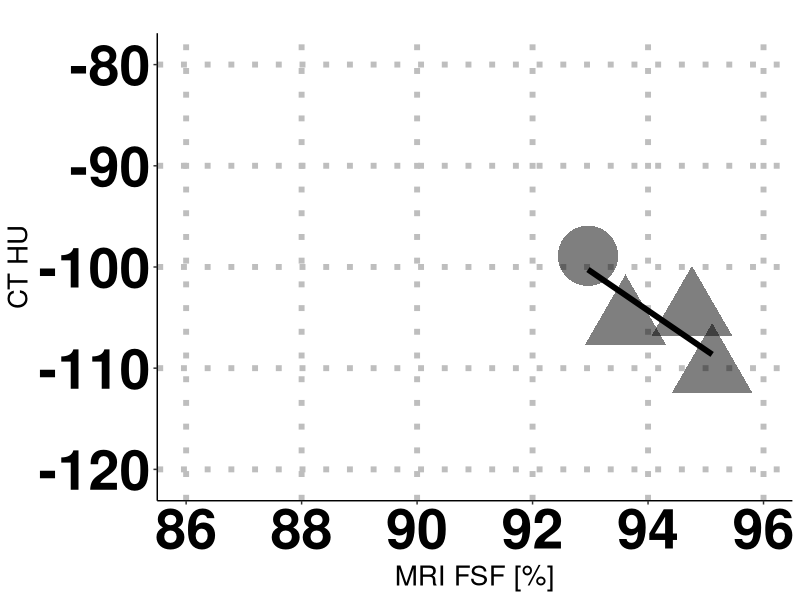
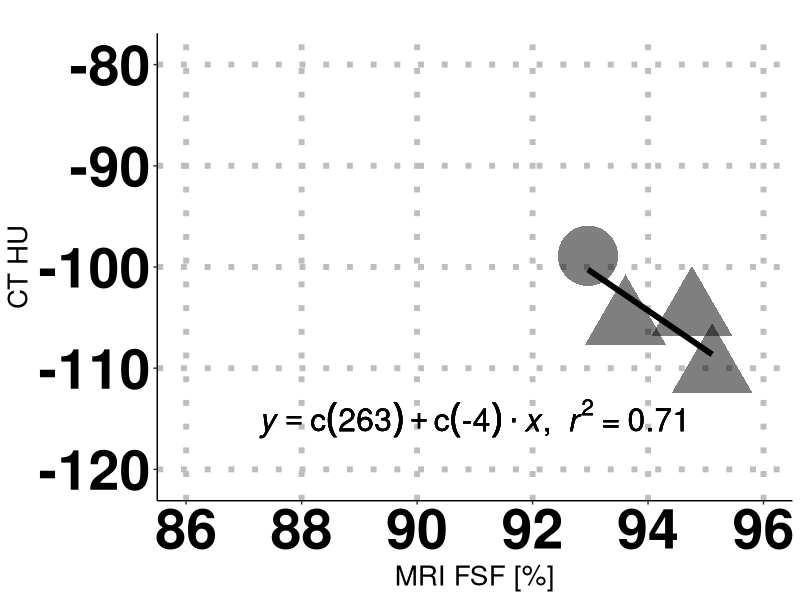

Generate these figures, in order, with R:
#  CODE FOR RECREATING WAT PAPER FIGURES #################################
#  This .R file contains the script to recreate Figure 6 panel C) in the paper.
#  The script reads reconstructed data from the ../data_output/ folder and
#  puts the png image in the  ../figures/ folder.
#  FIGURE 6 C :  FSF v. HU - subjects with BMI >= 25, warm temperature

# Need ggplot2 and plyr
require(ggplot2)
require(plyr)

# Load CSV file into a data frame
df = read.csv('../tidy_data/WAT_avgAllslx_master_file.csv')

selected_rows = df[,"Temp"]=="TN" & df[,"BMI"]>=25
df = df[selected_rows,]

HU_Avg = df[,"HU_Avg"]
FSF_Avg = df[,"FSF_Avg"]

# regression function
lm_eqn = function(df){
  m = lm(HU_Avg ~ FSF_Avg, df);
  eq <- substitute(italic(y) == a + b %.% italic(x)*","~~italic(r)^2~"="~r2,
                   list(a = format(coef(m)[1], digits = 1),
                        b = format(coef(m)[2], digits = 1),
                        r2 = format(summary(m)$r.squared, digits = 2)))
  as.character(as.expression(eq));
}

g0 = ggplot(df, aes(x=FSF_Avg, y=HU_Avg, shape=Sex)) +
  geom_smooth(aes(x=FSF_Avg, y=HU_Avg, shape=NULL), data=df, method = "lm", se=FALSE, formula = y ~ x, colour="black", linetype="solid", alpha=0.5, size=2, weight=2) +
  geom_point(alpha=0.5,size=20,show_guide = FALSE) + 
  theme(axis.text=element_text(colour="black", size=40,face="bold"),axis.title=element_text(size=20),
        axis.line = element_line(colour = "black"),
        panel.grid.major = element_line(linetype = 3, colour = "gray", size = 2),
        panel.grid.minor = element_blank(),
        panel.background = element_blank()) +
  coord_cartesian(xlim=c(86,96), ylim=c(-121,-79))

g0.labs <- g0 + labs(title = "", x = "MRI FSF [%]", y = "CT HU")
g0.labs

g1 = g0.labs + geom_text(aes(x = 91, y = -115, label = lm_eqn(df)), parse = TRUE, colour="black",size=8)

plot(g1)

# Copy plot to a PNG file
dev.copy(png, file = '../figures/Figure_6c.png', width=1525, height=750)

# Don't forget to close the PNG device!
dev.off()

# Display the statistics (R-squared, p-value and confidence interval)
print("**********************************************************")
print("Figure 6c) statistics (R-squared, p-value and confidence interval)")
mod <- lm(HU_Avg~FSF_Avg)
print(summary(mod))
print(confint(mod))
print("**********************************************************")

